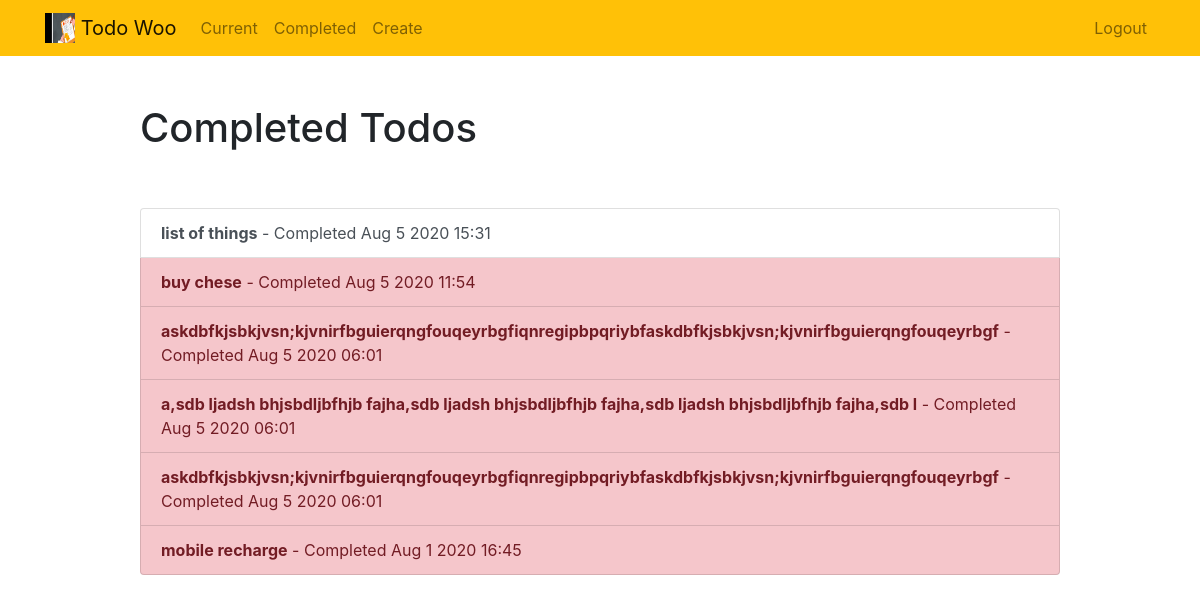
The app's page /completed/ (signed in) with its own data.
### todoapp/models.py (models this page shows, shortened)
class Todo(models.Model):
    title = models.CharField(max_length=100)
    memo = models.TextField(blank =True)
    created = models.DateTimeField(auto_now_add = True)
    datecompleted = models.DateTimeField(null = True, blank = True)
    important = models.BooleanField(default=False)
    user = models.ForeignKey(User,on_delete = models.CASCADE)

### todoapp/views.py (the view)
# urls.py: path('completed/',views.completedtodo,name='completedtodo'),
@login_required
def completedtodo(request):
    todo = Todo.objects.filter(user=request.user,datecompleted__isnull=False).order_by('-datecompleted')
    return render(request,'todo/completedtodo.html',{'todo':todo})

### todoapp/templates/todo/completedtodo.html
{% extends "todo/base.html" %}
{% block content %}
    <div class="row justify-content-center mt-5">
        <div class="col-md-10">
            <h1>Completed Todos</h1>
        </div>
    </div>
    <div class="row justify-content-center mt-5">
        <div class="col-md-10">
            <div class="list-group">
                {% for x in todo %}
                    <a href="" class="list-group-item list-group-item-action{% if x.important %} list-group-item-danger{% endif %}"><b>{{ x.title }}</b> - Completed {{ x.datecompleted|date:'M j Y H:i' }}</a>
                {% endfor %}
            </div>
        </div>
    </div>
{% endblock %}

### todoapp/templates/todo/base.html (shortened to what this page needs)
{% load static %}
<!doctype html>
<html lang="en">
<head>
    <link rel="stylesheet" href="https://stackpath.bootstrapcdn.com/bootstrap/4.4.1/css/bootstrap.min.css">
</head>
<body>
<nav class="navbar navbar-expand-md navbar-light bg-warning">
<div class="container">
    {% if user.is_authenticated %}
    <a class="navbar-brand" href="{% url 'currenttodo' %}">
         <img src="{% static 'todo/logo.gif' %}" width="30" height="30" class="d-inline-block align-top">
        <span>Todo Woo</span>
    </a>
    {% endif %}
    <div class="collapse navbar-collapse" id="navbarNav">
    {% if user.is_authenticated %}
        <ul class="navbar-nav mr-auto">
                <li class="nav-item {{ current }}">
                    <a class="nav-link" href="{% url 'currenttodo' %}">Current</a>
                </li>
                <li class="nav-item {{ completed }}">
                    <a class="nav-link" href="{% url 'completedtodo' %}">Completed</a>
                </li>
                <li class="nav-item {{ create }}">
                    <a class="nav-link" href="{% url 'createtodo' %}">Create</a>
                </li>
        </ul>
    {% endif %}
    <ul class="navbar-nav ml-auto">
            {% if user.is_authenticated %}
                <li class="nav-item">
                    <a href="#" onclick="$('#signOutBtn').click()" class="nav-link">Logout</a>
                </li>
            {% endif %}
        </ul>
    </div>
</div>
</nav>
<div class="container">
{% block content %}{% endblock %}
</div>
</body>
</html>

### records on screen
Todo: title "list of things", datecompleted "Aug 5 2020 15:31"
Todo: title "buy chese", datecompleted "Aug 5 2020 11:54"
Todo: title "askdbfkjsbkjvsn;kjvnirfbguierqngfouqeyrbgfiqnregipbpqriybfaskdbfkjsbkjvsn;kjvnirfbguierqngfouqeyrbgf", datecompleted "Aug 5 2020 06:01"
Todo: title "a,sdb ljadsh bhjsbdljbfhjb fajha,sdb ljadsh bhjsbdljbfhjb fajha,sdb ljadsh bhjsbdljbfhjb fajha,sdb l", datecompleted "Aug 5 2020 06:01"
Todo: title "askdbfkjsbkjvsn;kjvnirfbguierqngfouqeyrbgfiqnregipbpqriybfaskdbfkjsbkjvsn;kjvnirfbguierqngfouqeyrbgf", datecompleted "Aug 5 2020 06:01"
Todo: title "mobile recharge", datecompleted "Aug 1 2020 16:45"
